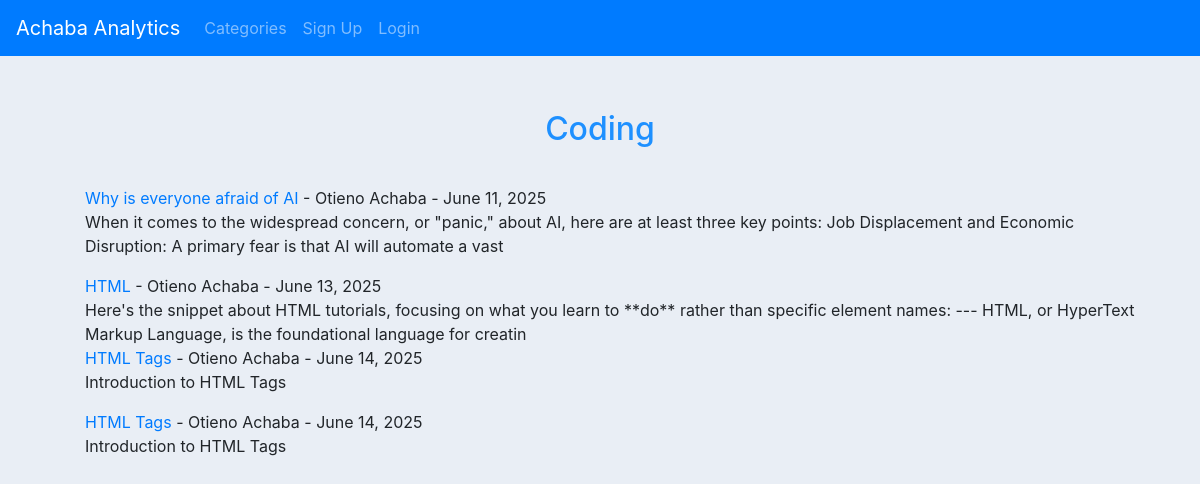
Before: /category/Coding/ with the older database file.
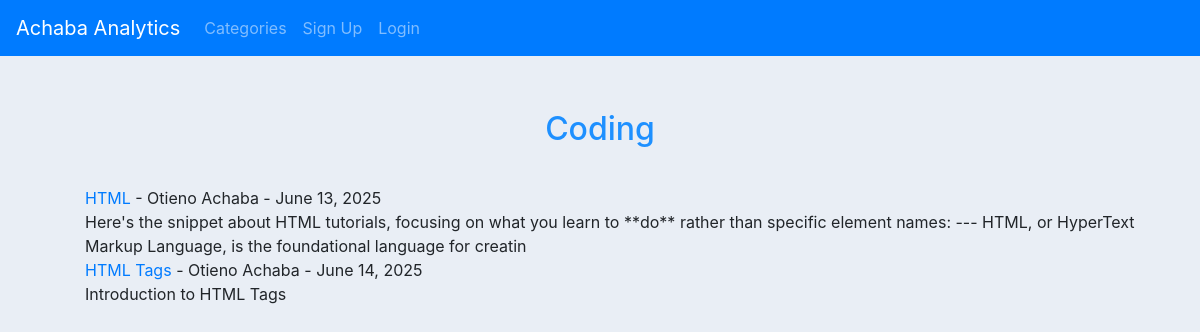
After: the same page with the newer database file.
### blog_website/models.py (models this page shows, shortened)
class Post(models.Model):
    title = models.CharField(max_length=255)
    header_image = models.ImageField(null=True, blank=True, upload_to='images/')
    title_tag = models.CharField(max_length=255)
    author = models.ForeignKey(User, on_delete=models.CASCADE)
    body = RichTextField(blank=True, null=True)
    category = models.CharField(max_length=255, default='coding')
    pub_date = models.DateField(auto_now_add=True)
    snippet = models.CharField(max_length=255, default='')
    likes = models.ManyToManyField(User, related_name='blog_posts')

### blog_website/views.py (the view)
# urls.py: path('category/<str:cats>/', CategoryView, name='category'),
def CategoryView(request, cats):
    category_posts = Post.objects.filter(category=cats.replace('-', ' '))
    return render(request, 'categories.html', {'cats':cats, 'category_posts':category_posts})

### blog_website/templates/categories.html (shortened to what this page needs)
{%extends 'base.html'%}
{%block content%}
<br>
{%if category_posts%}
<h2>{{cats}}</h2>
<ul>
{%for post in category_posts%}
  <li>
       <a href="{%url 'article-detail' post.pk%}">{{post.title}}</a>
       - {{post.author.first_name}}
        {{post.author.last_name}} - {{post.pub_date}}
        <br>
        {{post.body | slice:':200' | safe}}
    </li>
{%endfor%}
</ul>
{%else%}
<h4 style="text-align: center; padding-top: 30px; color: crimson;">  Category Not Found! <br> Please Add Category.</h4>
{%endif%}
{%endblock%}

Changed rows visible on the page:
removed Post: title "Why is everyone afraid of AI", author.first_name "Otieno", author.last_name "Achaba", pub_date "June 11, 2025", body "When it comes to the widespread concern, or \"panic,\" about AI, here are at least three key points: Job Displacement and Economic Disruption: A primary fear is that AI will automate a vast"
removed Post: title "HTML Tags", author.first_name "Otieno", author.last_name "Achaba", pub_date "June 14, 2025", body "Introduction to HTML Tags"
